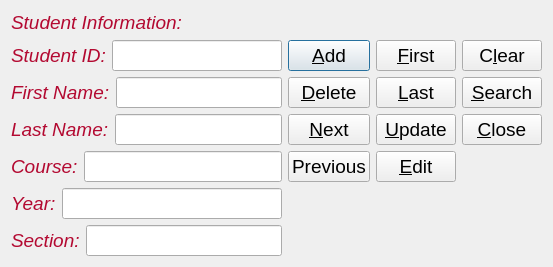
<?xml version="1.0" encoding="UTF-8"?>
<ui version="4.0">
 <class>DialogMain</class>
 <widget class="QDialog" name="DialogMain">
  <property name="geometry">
   <rect>
    <x>0</x>
    <y>0</y>
    <width>553</width>
    <height>260</height>
   </rect>
  </property>
  <property name="font">
   <font>
    <family>Arial</family>
    <pointsize>14</pointsize>
   </font>
  </property>
  <property name="windowTitle">
   <string>Dialog</string>
  </property>
  <layout class="QGridLayout" name="gridLayout">
   <item row="0" column="0">
    <widget class="QLabel" name="label_7">
     <property name="text">
      <string>&lt;html&gt;&lt;head/&gt;&lt;body&gt;&lt;p&gt;&lt;span style=&quot; font-style:italic; color:#b30931;&quot;&gt;Student Information:&lt;/span&gt;&lt;/p&gt;&lt;/body&gt;&lt;/html&gt;</string>
     </property>
    </widget>
   </item>
   <item row="1" column="0">
    <layout class="QHBoxLayout" name="horizontalLayout">
     <item>
      <widget class="QLabel" name="label">
       <property name="text">
        <string>&lt;html&gt;&lt;head/&gt;&lt;body&gt;&lt;p&gt;&lt;span style=&quot; font-style:italic; color:#b30931;&quot;&gt;Student ID:&lt;/span&gt;&lt;/p&gt;&lt;/body&gt;&lt;/html&gt;</string>
       </property>
      </widget>
     </item>
     <item>
      <widget class="QLineEdit" name="StudlineEdit"/>
     </item>
    </layout>
   </item>
   <item row="1" column="1" rowspan="4">
    <layout class="QVBoxLayout" name="verticalLayout">
     <item>
      <widget class="QPushButton" name="AddpushButton">
       <property name="text">
        <string>&amp;Add</string>
       </property>
      </widget>
     </item>
     <item>
      <widget class="QPushButton" name="DeletepushButton">
       <property name="text">
        <string>&amp;Delete</string>
       </property>
      </widget>
     </item>
     <item>
      <widget class="QPushButton" name="NextpushButton">
       <property name="text">
        <string>&amp;Next</string>
       </property>
      </widget>
     </item>
     <item>
      <widget class="QPushButton" name="PreviouspushButton">
       <property name="text">
        <string>Previous</string>
       </property>
      </widget>
     </item>
    </layout>
   </item>
   <item row="1" column="2" rowspan="4">
    <layout class="QVBoxLayout" name="verticalLayout_3">
     <item>
      <widget class="QPushButton" name="FirstpushButton">
       <property name="text">
        <string>&amp;First</string>
       </property>
      </widget>
     </item>
     <item>
      <widget class="QPushButton" name="LastpushButton">
       <property name="text">
        <string>&amp;Last</string>
       </property>
      </widget>
     </item>
     <item>
      <widget class="QPushButton" name="UpdatepushButton">
       <property name="text">
        <string>&amp;Update</string>
       </property>
      </widget>
     </item>
     <item>
      <widget class="QPushButton" name="EditpushButton">
       <property name="text">
        <string>&amp;Edit</string>
       </property>
      </widget>
     </item>
    </layout>
   </item>
   <item row="1" column="3" rowspan="3">
    <layout class="QVBoxLayout" name="verticalLayout_4">
     <item>
      <widget class="QPushButton" name="ClearpushButton">
       <property name="text">
        <string>C&amp;lear</string>
       </property>
      </widget>
     </item>
     <item>
      <widget class="QPushButton" name="SearchpushButton">
       <property name="text">
        <string>&amp;Search</string>
       </property>
      </widget>
     </item>
     <item>
      <widget class="QPushButton" name="ClosepushButton">
       <property name="text">
        <string>&amp;Close</string>
       </property>
      </widget>
     </item>
    </layout>
   </item>
   <item row="2" column="0">
    <layout class="QHBoxLayout" name="horizontalLayout_2">
     <item>
      <widget class="QLabel" name="label_2">
       <property name="text">
        <string>&lt;html&gt;&lt;head/&gt;&lt;body&gt;&lt;p&gt;&lt;span style=&quot; font-style:italic; color:#b30931;&quot;&gt;First Name:&lt;/span&gt;&lt;/p&gt;&lt;/body&gt;&lt;/html&gt;</string>
       </property>
      </widget>
     </item>
     <item>
      <widget class="QLineEdit" name="FNlineEdit"/>
     </item>
    </layout>
   </item>
   <item row="3" column="0">
    <layout class="QHBoxLayout" name="horizontalLayout_3">
     <item>
      <widget class="QLabel" name="label_3">
       <property name="text">
        <string>&lt;html&gt;&lt;head/&gt;&lt;body&gt;&lt;p&gt;&lt;span style=&quot; font-style:italic; color:#b30931;&quot;&gt;Last Name:&lt;/span&gt;&lt;/p&gt;&lt;/body&gt;&lt;/html&gt;</string>
       </property>
      </widget>
     </item>
     <item>
      <widget class="QLineEdit" name="LNlineEdit"/>
     </item>
    </layout>
   </item>
   <item row="4" column="0">
    <layout class="QHBoxLayout" name="horizontalLayout_4">
     <item>
      <widget class="QLabel" name="label_4">
       <property name="text">
        <string>&lt;html&gt;&lt;head/&gt;&lt;body&gt;&lt;p&gt;&lt;span style=&quot; font-style:italic; color:#b30931;&quot;&gt;Course:&lt;/span&gt;&lt;/p&gt;&lt;/body&gt;&lt;/html&gt;</string>
       </property>
      </widget>
     </item>
     <item>
      <widget class="QLineEdit" name="CourselineEdit"/>
     </item>
    </layout>
   </item>
   <item row="5" column="0">
    <layout class="QHBoxLayout" name="horizontalLayout_5">
     <item>
      <widget class="QLabel" name="label_5">
       <property name="text">
        <string>&lt;html&gt;&lt;head/&gt;&lt;body&gt;&lt;p&gt;&lt;span style=&quot; font-style:italic; color:#b30931;&quot;&gt;Year:&lt;/span&gt;&lt;/p&gt;&lt;/body&gt;&lt;/html&gt;</string>
       </property>
      </widget>
     </item>
     <item>
      <widget class="QLineEdit" name="YearlineEdit"/>
     </item>
    </layout>
   </item>
   <item row="6" column="0">
    <layout class="QHBoxLayout" name="horizontalLayout_6">
     <item>
      <widget class="QLabel" name="label_6">
       <property name="text">
        <string>&lt;html&gt;&lt;head/&gt;&lt;body&gt;&lt;p&gt;&lt;span style=&quot; font-style:italic; color:#b30931;&quot;&gt;Section:&lt;/span&gt;&lt;/p&gt;&lt;/body&gt;&lt;/html&gt;</string>
       </property>
      </widget>
     </item>
     <item>
      <widget class="QLineEdit" name="StudlineEdit_2"/>
     </item>
    </layout>
   </item>
  </layout>
  <zorder></zorder>
  <zorder>SearchpushButton</zorder>
  <zorder>ClearpushButton</zorder>
  <zorder>EditpushButton</zorder>
  <zorder>UpdatepushButton</zorder>
  <zorder>FirstpushButton</zorder>
  <zorder>ClearpushButton</zorder>
  <zorder>label_7</zorder>
  <zorder></zorder>
 </widget>
 <resources/>
 <connections/>
</ui>
